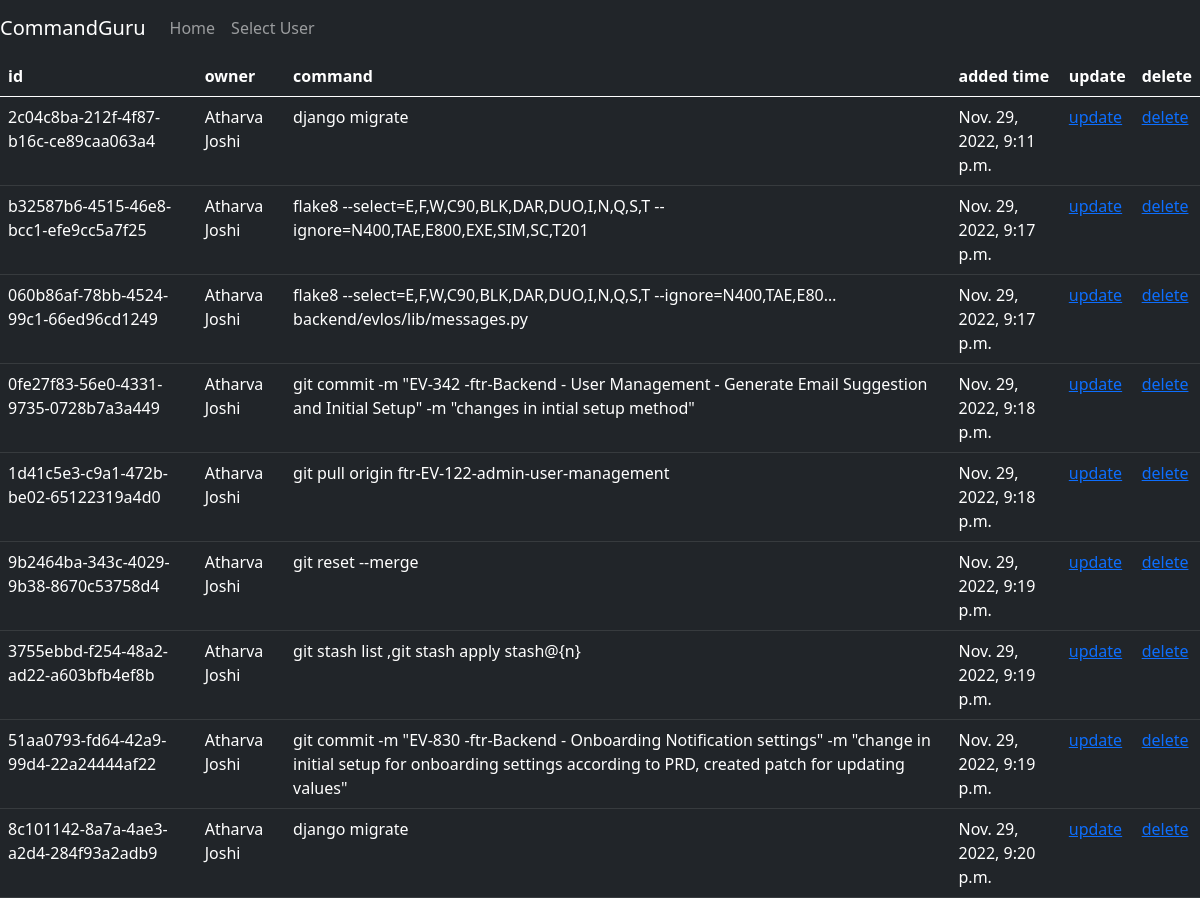
The page /commands/ on the database its author committed.
### core/models.py (models this page shows)
class Command(models.Model):
    id = models.UUIDField(primary_key=True, default=uuid.uuid4, editable=False)
    creator = models.ForeignKey(User, on_delete=models.CASCADE)
    command_text = models.CharField(max_length=200)
    added_at = models.DateTimeField('added_at')
    updated_at = models.DateTimeField('updated_at',null = True)

class User(models.Model):
    id = models.UUIDField(primary_key=True, default=uuid.uuid4, editable=False)
    name = models.CharField(max_length=200)
    added_at = models.DateTimeField('added_at')

### core/views.py (the view)
# urls.py: path('commands/', views.get_commands, name='all_commands_details'),
def get_commands(request):
    commands = Command.objects.all()
    context = {"commands": commands}
    return render(request, "core/commands.html", context)

### core/templates/core/commands.html (shortened to what this page needs)
<!DOCTYPE html>
<html lang="en-US">
<head>
    <link href="https://cdn.jsdelivr.net/npm/bootstrap@5.0.2/dist/css/bootstrap.min.css" rel="stylesheet">
</head>
<body>
    <nav class="navbar navbar-expand-lg navbar-dark bg-dark">
        <a class="navbar-brand" href="#">CommandGuru</a>
        <div class="collapse navbar-collapse" id="navbarSupportedContent">
          <ul class="navbar-nav mr-auto">
            <li class="nav-item active">
              <a class="nav-link" href=" {% url 'index' %}">Home </a>
            </li>
                <li class="nav-item active">
                    <a class="nav-link" href=" {% url 'all_user_details' %}">Select User </a>
                  </li>
          </ul>
        </div>
      </nav>
<table class="table table-dark">
    <thead class="thead-dark">
        <tr>
            <th scope="col">id</th>
            <th>owner</th>
            <th>command</th>
            <th>added time</th>
            <th>update</th>
            <th>delete</th>
        </tr>
    </thead>
    <tbody>
        {%  for command in commands  %}
        <tr>
            <td scope="col">{{command.id}}</td>
            <td>{{ command.creator.name }}</td>
            <td>{{command.command_text}}</td>
            <td>{{command.added_at}}</td>
            <td><a href="/commands/update/{{command.id}}/">update</a></td>
            <td><a href="/commands/delete/{{command.id}}/">delete</a></td>
        </tr>
        {% endfor %}
    </tbody>
</table>
</body>
</html>

### rows shown on the page
Command: id "2c04c8ba-212f-4f87-b16c-ce89caa063a4", creator.name "Atharva Joshi", command_text "django migrate", added_at "Nov. 29, 2022, 9:11 p.m."
Command: id "b32587b6-4515-46e8-bcc1-efe9cc5a7f25", creator.name "Atharva Joshi", command_text "flake8 --select=E,F,W,C90,BLK,DAR,DUO,I,N,Q,S,T --ignore=N400,TAE,E800,EXE,SIM,SC,T201", added_at "Nov. 29, 2022, 9:17 p.m."
Command: id "060b86af-78bb-4524-99c1-66ed96cd1249", creator.name "Atharva Joshi", command_text "flake8 --select=E,F,W,C90,BLK,DAR,DUO,I,N,Q,S,T --ignore=N400,TAE,E80… backend/evlos/lib/messages.py", added_at "Nov. 29, 2022, 9:17 p.m."
Command: id "0fe27f83-56e0-4331-9735-0728b7a3a449", creator.name "Atharva Joshi", command_text "git commit -m \"EV-342 -ftr-Backend - User Management - Generate Email Suggestion and Initial Setup\" -m \"changes in intial setup method\"", added_at "Nov. 29, 2022, 9:18 p.m."
Command: id "1d41c5e3-c9a1-472b-be02-65122319a4d0", creator.name "Atharva Joshi", command_text "git pull origin ftr-EV-122-admin-user-management", added_at "Nov. 29, 2022, 9:18 p.m."
Command: id "9b2464ba-343c-4029-9b38-8670c53758d4", creator.name "Atharva Joshi", command_text "git reset --merge", added_at "Nov. 29, 2022, 9:19 p.m."
Command: id "3755ebbd-f254-48a2-ad22-a603bfb4ef8b", creator.name "Atharva Joshi", command_text "git stash list ,git stash apply stash@{n}", added_at "Nov. 29, 2022, 9:19 p.m."
Command: id "51aa0793-fd64-42a9-99d4-22a24444af22", creator.name "Atharva Joshi", command_text "git commit -m \"EV-830 -ftr-Backend - Onboarding Notification settings\" -m \"change in initial setup for onboarding settings according to PRD, created patch for updating values\"", added_at "Nov. 29, 2022, 9:19 p.m."
Command: id "8c101142-8a7a-4ae3-a2d4-284f93a2adb9", creator.name "Atharva Joshi", command_text "django migrate", added_at "Nov. 29, 2022, 9:20 p.m."
